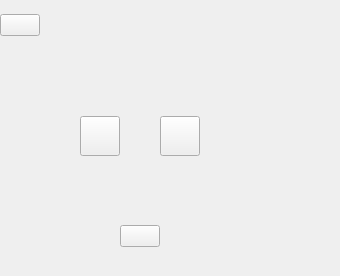
      <widget class="QWidget" name="level3">
       <layout class="QGridLayout" name="gridLayout_3">
        <property name="leftMargin">
         <number>0</number>
        </property>
        <property name="topMargin">
         <number>0</number>
        </property>
        <property name="rightMargin">
         <number>0</number>
        </property>
        <property name="bottomMargin">
         <number>0</number>
        </property>
        <property name="spacing">
         <number>0</number>
        </property>
        <item row="4" column="2">
         <widget class="QPushButton" name="level3_2Left">
          <property name="sizePolicy">
           <sizepolicy hsizetype="Expanding" vsizetype="Preferred">
            <horstretch>0</horstretch>
            <verstretch>0</verstretch>
           </sizepolicy>
          </property>
          <property name="text">
           <string/>
          </property>
         </widget>
        </item>
        <item row="4" column="6">
         <widget class="QPushButton" name="level3_2Right">
          <property name="sizePolicy">
           <sizepolicy hsizetype="Expanding" vsizetype="Preferred">
            <horstretch>0</horstretch>
            <verstretch>0</verstretch>
           </sizepolicy>
          </property>
          <property name="text">
           <string/>
          </property>
         </widget>
        </item>
        <item row="1" column="1" colspan="2">
         <spacer name="horizontalSpacer_12">
          <property name="orientation">
           <enum>Qt::Horizontal</enum>
          </property>
          <property name="sizeHint" stdset="0">
           <size>
            <width>40</width>
            <height>20</height>
           </size>
          </property>
         </spacer>
        </item>
        <item row="7" column="1">
         <spacer name="horizontalSpacer_34">
          <property name="orientation">
           <enum>Qt::Horizontal</enum>
          </property>
          <property name="sizeHint" stdset="0">
           <size>
            <width>40</width>
            <height>20</height>
           </size>
          </property>
         </spacer>
        </item>
        <item row="1" column="6" colspan="2">
         <spacer name="horizontalSpacer_14">
          <property name="orientation">
           <enum>Qt::Horizontal</enum>
          </property>
          <property name="sizeHint" stdset="0">
           <size>
            <width>40</width>
            <height>20</height>
           </size>
          </property>
         </spacer>
        </item>
        <item row="1" column="3" colspan="3">
         <widget class="QLabel" name="level3Trackname">
          <property name="text">
           <string/>
          </property>
         </widget>
        </item>
        <item row="7" column="7">
         <spacer name="horizontalSpacer_40">
          <property name="orientation">
           <enum>Qt::Horizontal</enum>
          </property>
          <property name="sizeHint" stdset="0">
           <size>
            <width>40</width>
            <height>20</height>
           </size>
          </property>
         </spacer>
        </item>
        <item row="6" column="3" rowspan="2" colspan="3">
         <widget class="QPushButton" name="level3_2Play">
          <property name="text">
           <string/>
          </property>
         </widget>
        </item>
        <item row="3" column="3" rowspan="3" colspan="3">
         <widget class="QLabel" name="level3Trackpic">
          <property name="text">
           <string/>
          </property>
         </widget>
        </item>
        <item row="2" column="3">
         <widget class="QLabel" name="level3Star1">
          <property name="text">
           <string/>
          </property>
         </widget>
        </item>
        <item row="2" column="5">
         <widget class="QLabel" name="level3Star3">
          <property name="text">
           <string/>
          </property>
         </widget>
        </item>
        <item row="4" column="0">
         <spacer name="verticalSpacer_45">
          <property name="orientation">
           <enum>Qt::Vertical</enum>
          </property>
          <property name="sizeHint" stdset="0">
           <size>
            <width>20</width>
            <height>40</height>
           </size>
          </property>
         </spacer>
        </item>
        <item row="0" column="0" colspan="9">
         <widget class="QLabel" name="level3Logo">
          <property name="sizePolicy">
           <sizepolicy hsizetype="Preferred" vsizetype="Preferred">
            <horstretch>0</horstretch>
            <verstretch>0</verstretch>
           </sizepolicy>
          </property>
          <property name="minimumSize">
           <size>
            <width>0</width>
            <height>0</height>
           </size>
          </property>
          <property name="maximumSize">
           <size>
            <width>16777215</width>
            <height>16777215</height>
           </size>
          </property>
          <property name="text">
           <string/>
          </property>
         </widget>
        </item>
        <item row="3" column="0">
         <spacer name="verticalSpacer_44">
          <property name="orientation">
           <enum>Qt::Vertical</enum>
          </property>
          <property name="sizeHint" stdset="0">
           <size>
            <width>20</width>
            <height>40</height>
           </size>
          </property>
         </spacer>
        </item>
        <item row="1" column="8">
         <spacer name="level3HorizontalSpacer">
          <property name="orientation">
           <enum>Qt::Horizontal</enum>
          </property>
          <property name="sizeType">
           <enum>QSizePolicy::Fixed</enum>
          </property>
          <property name="sizeHint" stdset="0">
           <size>
            <width>100</width>
            <height>20</height>
           </size>
          </property>
         </spacer>
        </item>
        <item row="1" column="0">
         <widget class="QPushButton" name="level3_2Main">
          <property name="text">
           <string/>
          </property>
         </widget>
        </item>
        <item row="2" column="0">
         <spacer name="verticalSpacer_43">
          <property name="orientation">
           <enum>Qt::Vertical</enum>
          </property>
          <property name="sizeHint" stdset="0">
           <size>
            <width>20</width>
            <height>40</height>
           </size>
          </property>
         </spacer>
        </item>
        <item row="5" column="0">
         <spacer name="verticalSpacer_46">
          <property name="orientation">
           <enum>Qt::Vertical</enum>
          </property>
          <property name="sizeHint" stdset="0">
           <size>
            <width>20</width>
            <height>40</height>
           </size>
          </property>
         </spacer>
        </item>
        <item row="7" column="0">
         <spacer name="verticalSpacer_48">
          <property name="orientation">
           <enum>Qt::Vertical</enum>
          </property>
          <property name="sizeHint" stdset="0">
           <size>
            <width>20</width>
            <height>40</height>
           </size>
          </property>
         </spacer>
        </item>
        <item row="6" column="0">
         <spacer name="verticalSpacer_47">
          <property name="orientation">
           <enum>Qt::Vertical</enum>
          </property>
          <property name="sizeHint" stdset="0">
           <size>
            <width>20</width>
            <height>40</height>
           </size>
          </property>
         </spacer>
        </item>
        <item row="2" column="4">
         <widget class="QLabel" name="level3Star2">
          <property name="text">
           <string/>
          </property>
         </widget>
        </item>
       </layout>
      </widget>
